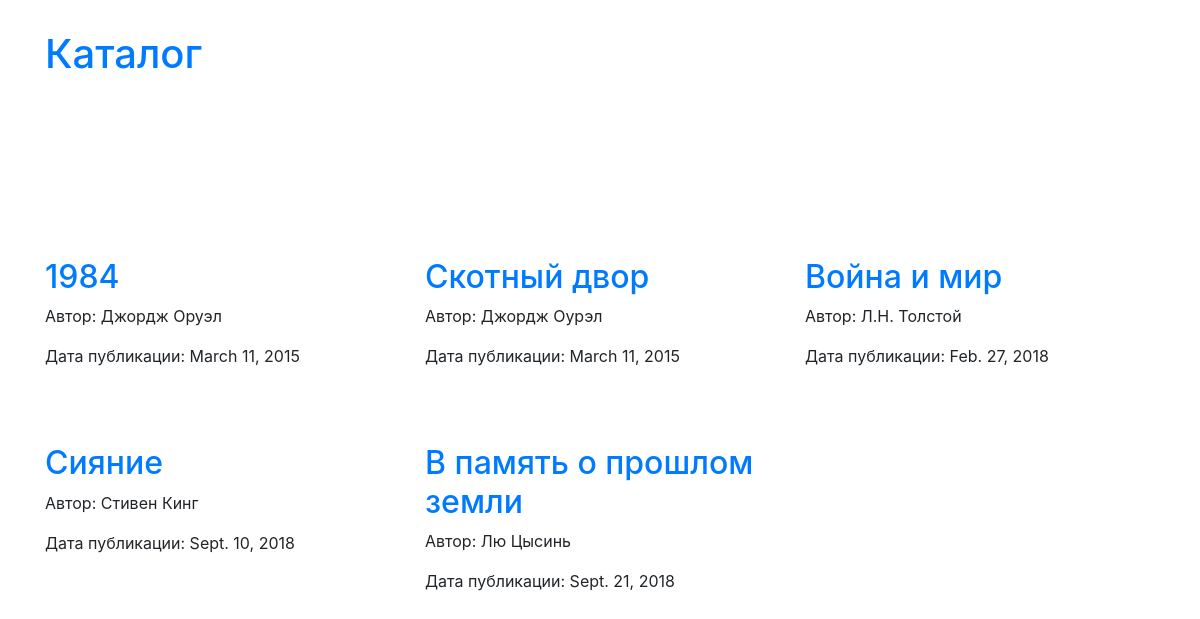
The page /books/ on the database its author committed.
### books/models.py (models this page shows, shortened)
class Book(models.Model):
    name = models.CharField(u'Название', max_length=64)
    author = models.CharField(u'Автор', max_length=64)
    pub_date = models.DateField(u'Дата публикации')

### books/views.py (the view)
# urls.py: path('books/', books_view, name='books'),
def books_view(request): # просмотр всего каталога
    template = 'books/books_list.html'
    context = {
        'book_list': get_sorted_list_of_books(Book),
    }
    return render(request, template, context)

### books/views.py (called while the page is built)
def get_sorted_list_of_books(object): # получение данныз из БД
    book_list = object.objects.all().values('name', 'author', 'pub_date')
    return sorted(book_list, key=lambda k: k['pub_date'])

### templates/books/books_list.html (shortened to what this page needs)
{% extends "base.html" %}
{% load static %}
{% block content %}
    <div class="container">
        <div class="header">
            <h1><a href="/books">Каталог</a></h1>
        </div>
        <div class="row">
            {% for book in book_list %}
            <div class="book col-md-4">
                <a href="{{ book.pub_date|date:"Y-m-d" }}"><h2>{{ book.name }}</h2></a>
                <p>Автор: {{ book.author }}</p>
                <p>Дата публикации: {{ book.pub_date }}</p>
            </div>
            {% endfor %}
        </div>
    </div>
{% endblock %}

### templates/base.html (shortened to what this page needs)
<!DOCTYPE html>{% load static %}
<html>
  <head>
    <link type="text/css" rel="stylesheet" href="{% static "css/bootstrap.css" %}"  media="screen,projection"/>
    <link type="text/css" rel="stylesheet" href="{% static "css/style.css" %}"  media="screen,projection"/>
  </head>
  <body>
    {% block content %}{% endblock %}
  </body>
</html>

### static/css/style.css (style rules this page uses)
.header { margin-top: 30px; margin-bottom: 150px; }
.book { margin-top: 30px; margin-bottom: 30px; }

### rows shown on the page
Book: name "1984", author "Джордж Оруэл", pub_date "March 11, 2015"
Book: name "Скотный двор", author "Джордж Оурэл", pub_date "March 11, 2015"
Book: name "Война и мир", author "Л.Н. Толстой", pub_date "Feb. 27, 2018"
Book: name "Сияние", author "Стивен Кинг", pub_date "Sept. 10, 2018"
Book: name "В память о прошлом земли", author "Лю Цысинь", pub_date "Sept. 21, 2018"
